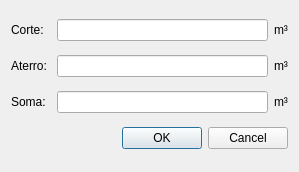
<?xml version="1.0" encoding="UTF-8"?>
<ui version="4.0">
 <class>Dialog</class>
 <widget class="QDialog" name="Dialog">
  <property name="geometry">
   <rect>
    <x>0</x>
    <y>0</y>
    <width>299</width>
    <height>172</height>
   </rect>
  </property>
  <property name="windowTitle">
   <string>Volume</string>
  </property>
  <layout class="QGridLayout" name="gridLayout">
   <item row="2" column="0">
    <widget class="QLabel" name="label_2">
     <property name="text">
      <string>Aterro: </string>
     </property>
    </widget>
   </item>
   <item row="3" column="1">
    <widget class="QLineEdit" name="soma">
     <property name="readOnly">
      <bool>true</bool>
     </property>
    </widget>
   </item>
   <item row="2" column="1">
    <widget class="QLineEdit" name="aterro">
     <property name="readOnly">
      <bool>true</bool>
     </property>
    </widget>
   </item>
   <item row="1" column="1">
    <widget class="QLineEdit" name="corte">
     <property name="readOnly">
      <bool>true</bool>
     </property>
    </widget>
   </item>
   <item row="1" column="0">
    <widget class="QLabel" name="label">
     <property name="text">
      <string>Corte: </string>
     </property>
    </widget>
   </item>
   <item row="3" column="0">
    <widget class="QLabel" name="label_3">
     <property name="text">
      <string>Soma: </string>
     </property>
    </widget>
   </item>
   <item row="1" column="2">
    <widget class="QLabel" name="label_4">
     <property name="text">
      <string>m³</string>
     </property>
    </widget>
   </item>
   <item row="4" column="0" colspan="3">
    <widget class="QDialogButtonBox" name="buttonBox">
     <property name="orientation">
      <enum>Qt::Horizontal</enum>
     </property>
     <property name="standardButtons">
      <set>QDialogButtonBox::Cancel|QDialogButtonBox::Ok</set>
     </property>
    </widget>
   </item>
   <item row="2" column="2">
    <widget class="QLabel" name="label_5">
     <property name="text">
      <string>m³</string>
     </property>
    </widget>
   </item>
   <item row="3" column="2">
    <widget class="QLabel" name="label_6">
     <property name="text">
      <string>m³</string>
     </property>
    </widget>
   </item>
  </layout>
 </widget>
 <resources/>
 <connections>
  <connection>
   <sender>buttonBox</sender>
   <signal>accepted()</signal>
   <receiver>Dialog</receiver>
   <slot>accept()</slot>
   <hints>
    <hint type="sourcelabel">
     <x>248</x>
     <y>254</y>
    </hint>
    <hint type="destinationlabel">
     <x>157</x>
     <y>274</y>
    </hint>
   </hints>
  </connection>
  <connection>
   <sender>buttonBox</sender>
   <signal>rejected()</signal>
   <receiver>Dialog</receiver>
   <slot>reject()</slot>
   <hints>
    <hint type="sourcelabel">
     <x>316</x>
     <y>260</y>
    </hint>
    <hint type="destinationlabel">
     <x>286</x>
     <y>274</y>
    </hint>
   </hints>
  </connection>
 </connections>
</ui>
